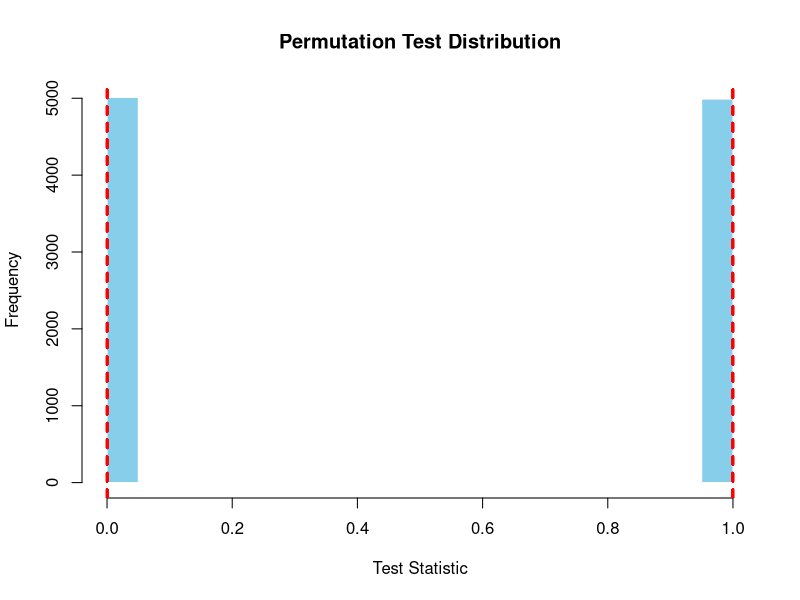

Here is the R script that generated this plot:
## ---- chunk 1
knitr::opts_chunk$set(echo=T,eval=T,message=F,warning=F,fig.align='center')
library(tidyverse)
## ---- chunk 2
flips1 = "HTHTHTHTHTHTHTHTHTHTHTHTHTHTHTHTHTHTHTHTHTHTHTHTHTHTHTHTHTHTHTHTHTHTHTHTHTHTHTHTHTHTHTHTHTHTHTHTHTHTHTHTHTHTHTHTHTHTHTHTHTHTHTHTHTHTHTHTHTHTHTHTHTHTHTHTHTHTHTHTHTHTHTHTHTHTHTHTHTHTHTHTHTHTHTHTHTHTHTHT"

flips2 = "HHHTHTTTHHTHHTHHHTTTTHTHTHHTTHTHHHTHHTHTTTHTHHHTHTTTHTHTHHTHTHTTHTHHTHTHTTTHTHHHTHTHTTHTHTHHTHTHTHHHTHTTTHTHHTHTHTHHTTTHTHHTHHTTTTHTHTHHHTHTTHTHHTHTHTTHTHHTHTHHHTHHHTHTTTHTTHTTTHTHHHTHTHTTHTHHTHHTHTTT"

flips3 = "HHTHTHTTTHTHHHTHHTTTHTHHTHTTTHTHTHHTHTHTTHTHHHHHHTTTHTHTHHTHTTTHTHHTHTHTTTHTHHHTTHTTTHTHTHHHHTHTTHHTTTTTHTHHHTHTHTTTTTHHHTHHTHHTHHHTTTTHTHTHHHTHHTTTTTHTHHHTHTHTHTTTHTHHHTHTHTHTTHTHHTHTHTHTTTTHTHHHTHTH"

flips4 = "HTHHHHHHHTHTTHHTTHHHTHTHTTTHHTHHHTHHTTHTTTTTTTTTHTHHTTTTTHTHTHTHHTTHTTHTTTTTHHHTHTTTHTHTHHHTHTTTTHTHTHHTTHTHTTHHTHTHHHHTHTTHHTTHTTHTTHTHHHHHHTTTTTTHHHTTHTHHHHTTTHTTHHHTTHTHHTTTHHTHHTTTHTHHTHHHTHHTTHHH"

flips5 = "HHHHHHHHHHTTTTTTTTTTHHHHHHHHHHTTTTTTTTTTHHHHHHHHHHTTTTTTTTTTHHHHHHHHHHTTTTTTTTTTHHHHHHHHHHTTTTTTTTTTHHHHHHHHHHTTTTTTTTTTHHHHHHHHHHTTTTTTTTTTHHHHHHHHHHTTTTTTTTTTHHHHHHHHHHTTTTTTTTTTHHHHHHHHHHTTTTTTTTTT"

flips6 = "TTHTTTHTTTTTTTHTHTHTHTTHTTHTHHTHHTTTHHTHTTTHTHHTHHHTHTTHHTHHTTHTHTTTTHTHTTTHHTTTTTTTTHTHHTTHTTTTTTHTHTHTHTTTHTTHHTTHTTTHHTTTHTTHTTTTHTTTTHHTTTHTHTHHHTTTTTTHTHHTTTTTTTTTTTTHHHTTTHHHTTTHTTTHTHTTHTTTTTHT"

# Runs test function
runs_test <- function(sequence) {
  # Convert to binary: H -> 1, T -> 0
  sequence_bin <- as.numeric(unlist(strsplit(sequence, "")) == "H")
  
  # Perform the runs test
  library(tseries)
  result <- runs.test(factor(sequence_bin))
  
  return(result$p.value)
}

#proba
 sequence_bin1 <- as.numeric(unlist(strsplit(flips1, "")) == "H")
 sequence_bin1
 sequence_bin2 <- as.numeric(unlist(strsplit(flips2, "")) == "H")
 sequence_bin2
 sequence_bin3 <- as.numeric(unlist(strsplit(flips3, "")) == "H")
 sequence_bin3
 sequence_bin4 <- as.numeric(unlist(strsplit(flips4, "")) == "H")
 sequence_bin4
 sequence_bin5 <- as.numeric(unlist(strsplit(flips5, "")) == "H")
 sequence_bin5
 sequence_bin6 <- as.numeric(unlist(strsplit(flips6, "")) == "H")
 sequence_bin6
 
# Apply runs test to each sequence
p_values <- sapply(list(flips1, flips2, flips3, flips4, flips5, flips6), runs_test)

# Display p-values
p_values

#Generate 200 coin flips
# Set the number of flips
n_flips <- 200
# Generate a sequence of 200 coin flips with probability of heads (H) = 0.5
# coin_flips <- sample(c("H", "T"), size = n_flips, replace = TRUE, prob = c(0.5, 0.5))
 coin_flips <- sample(c(1, 0), size = n_flips, replace = TRUE, prob = c(0.5, 0.5))
# Outp ut the sequence
print(coin_flips)

# you can use the function below to split the above sequences in vectors of flips
# split = function(flips1) strsplit(str, split="")[[1]]
# split(flips1)


#Permutation test
# Example binary sequences
bin<-sequence_bin1
# Function to calculate test statistic (difference in means between two sequences)
test_statistic <- function(coin_flips, bin) {
# mean(coin_flips) - mean(sequence)
abs(coin_flips - bin)
}
# Observed test statistic (for original sequences)
obs_stat <- test_statistic(coin_flips, bin)
obs_stat
# Permutation test function
permutation_test <- function(coin_flips, bin, n_permutations = 1000) {
  combined <- c(coin_flips, bin)  # Combine both sequences into one dataset
  n1 <- length(coin_flips)  # Length of the first sequence
  perm_stats <- numeric(n_permutations)  # Vector to store the permutation statistics
  
  for (i in 1:n_permutations) {
    permuted <- sample(combined)  # Shuffle the combined sequence
    perm_seq1 <- permuted[1:n1]  # First n1 elements go to permuted seq1
    perm_seq2 <- permuted[(n1+1):length(permuted)]  # Remaining elements go to permuted seq2
    perm_stats[i] <- test_statistic(perm_seq1, perm_seq2)  # Calculate test statistic for permuted sequences
  }
# Calculate p-value: proportion of permuted test statistics that are as extreme as or more extreme than the observed stat
  p_value <- mean(abs(perm_stats) >= abs(obs_stat))
  
  list(p_value = p_value, perm_stats = perm_stats, obs_stat = obs_stat)
}

# Run the permutation test
result <- permutation_test(coin_flips,bin, n_permutations = 10000)

# Output the p-value
cat("Observed Test Statistic:", result$obs_stat, "\n")
cat("Permutation Test P-value:", result$p_value, "\n")

# Optional: Visualize the distribution of permutation test statistics
hist(result$perm_stats, main = "Permutation Test Distribution", xlab = "Test Statistic", 
     breaks = 30, col = "skyblue", border = "white")
abline(v = result$obs_stat, col = "red", lwd = 2, lty = 2)




## ---- chunk 3
coin_flips <- sample(c(1, 0), size = n_flips, replace = TRUE, prob = c(0.5, 0.5))
# Outp ut the sequence
print(coin_flips)
## ---- chunk 4
X <- read.csv("uniform_sample.csv")$x
## ---- chunk 5
blurtle <- read.csv("blurtle.csv")
